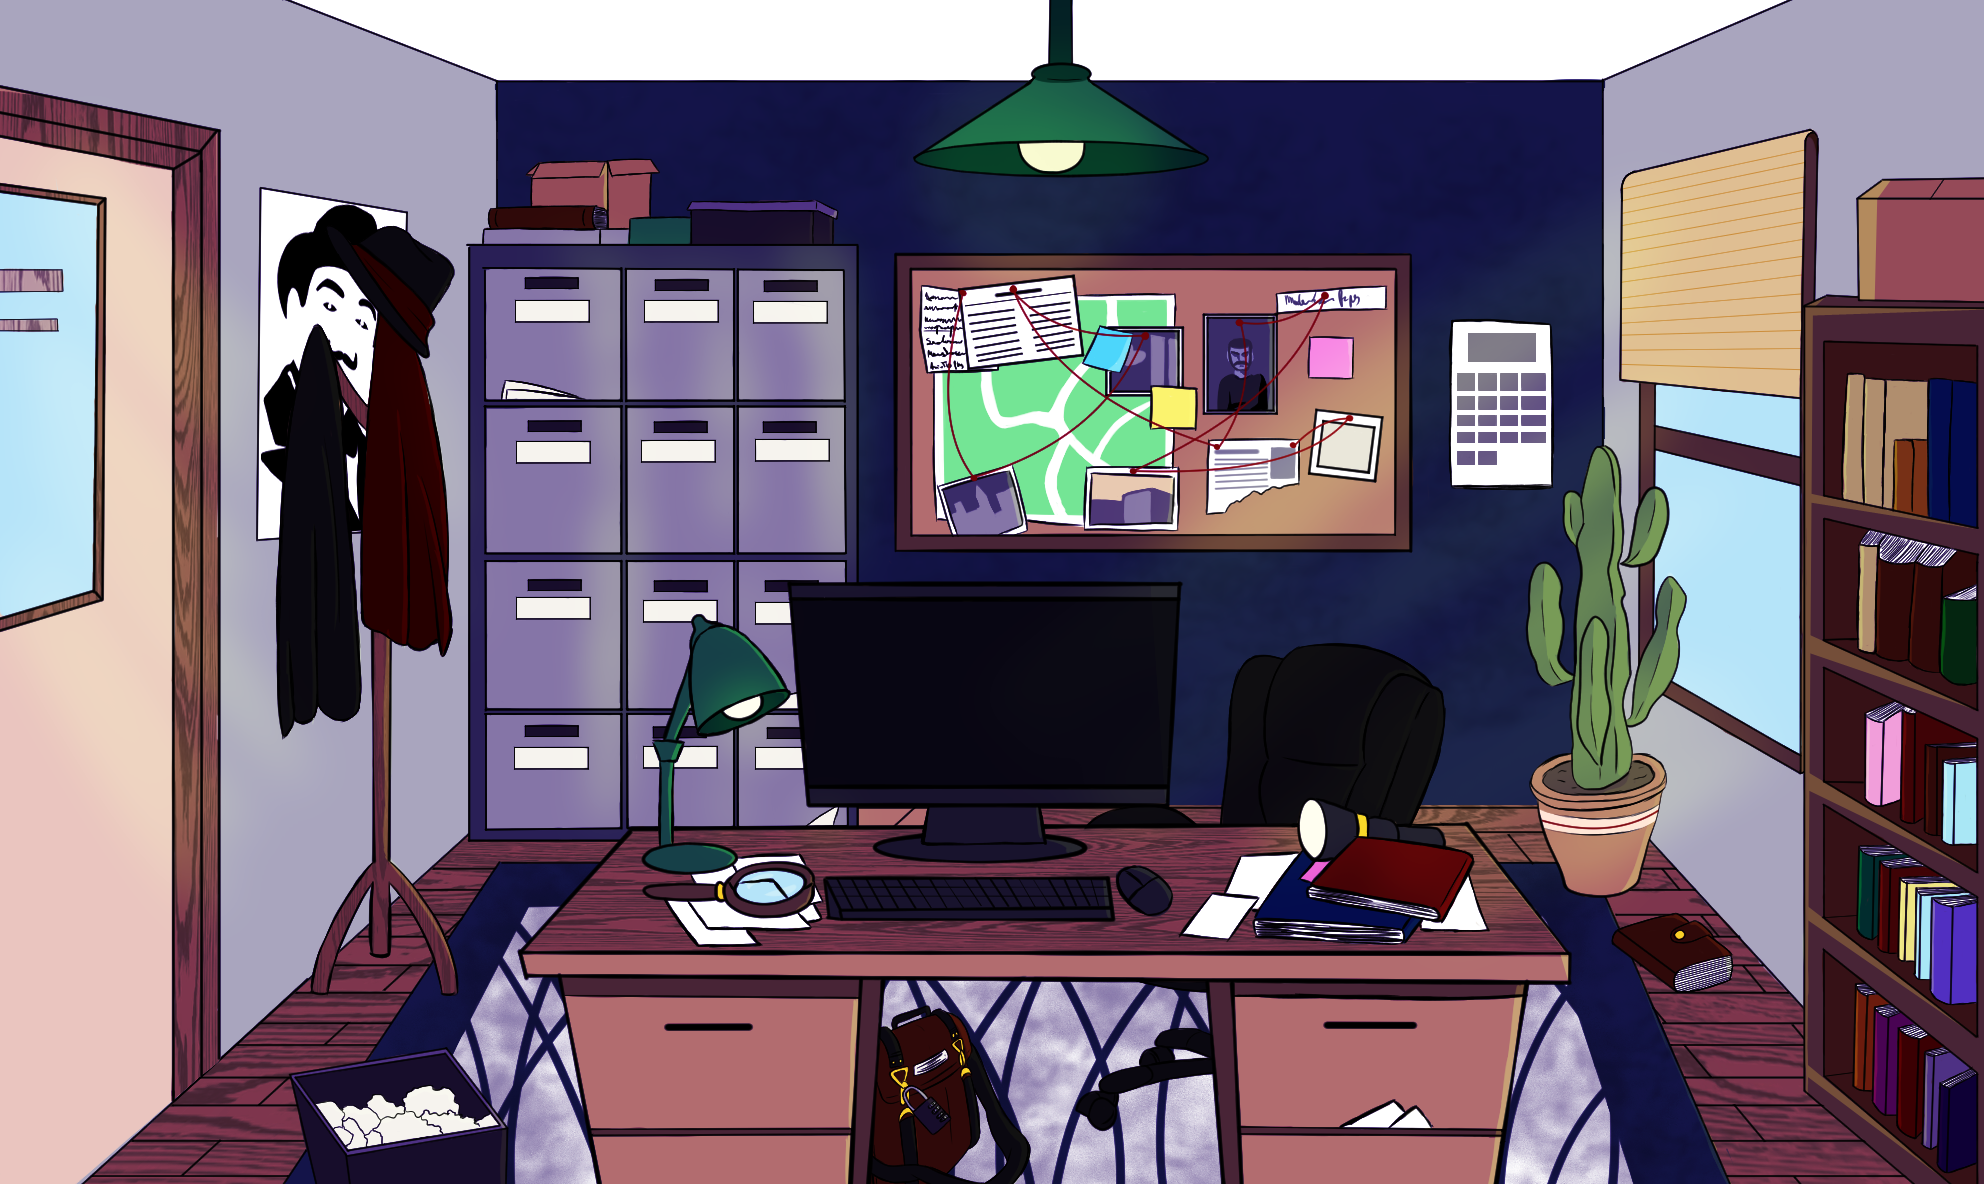

A level layout from a 2D game, rendered from its tile map. Below: a short description, then the map file with tile-grid data replaced by summaries:
An orthogonal 62x37 tile map with 32x32 px tiles, 1 tile layer (Office) and 4 objects (Bookshelf, Journal, Door, Computer).

<map version="1.10" tiledversion="1.11.0" orientation="orthogonal" renderorder="right-down" width="62" height="37" tilewidth="32" tileheight="32" infinite="0" nextlayerid="12" nextobjectid="40">
 <tileset firstgid="1" source="office.tsx" />
 <layer id="1" name="Office" width="62" height="37">
  <data>[2294 cells, 2294 non-empty, 2294 distinct tile ids]</data>
 </layer>
 <objectgroup id="11" name="Layer">
  <object id="36" name="Bookshelf" x="1802" y="1090">
   <polygon points="0,0 108,93 182,93 182,-789 23,-795 -1,-781" />
  </object>
  <object id="37" name="Journal" x="1612" y="942.667">
   <polygon points="0,0 61.6667,46.6667 69,49 105.333,42 118.667,36.3333 119.333,11.3333 99.6667,-6.33333 97.3333,-10.6667 83.6667,-22 77.6667,-20.6667 64.3333,-30 34.6667,-23 11,-15 2.66667,-9.33333" />
  </object>
  <object id="38" name="Door" x="2.66667" y="1185.33">
   <polygon points="0,0 76,-4 170.667,-84 166.667,-1017.33 -5.33333,-1049.33" />
  </object>
  <object id="39" name="Computer" x="808.667" y="805">
   <polygon points="0,0 116.667,0.666667 119,1 115.333,27.6667 108.667,31.3333 86.3333,32.6667 68.3333,39 68,44.3333 96.3333,53 152,56.3333 199.333,56.3333 255.333,50.6667 271,47 274,45 273.667,38.3333 236.333,31 231.333,0 355.833,1.5 361.333,-50 370.333,-223.5 277.333,-223.5 96.3333,-223.667 -18.3333,-223.667 -16.3333,-175.667" />
  </object>
 </objectgroup>
</map>